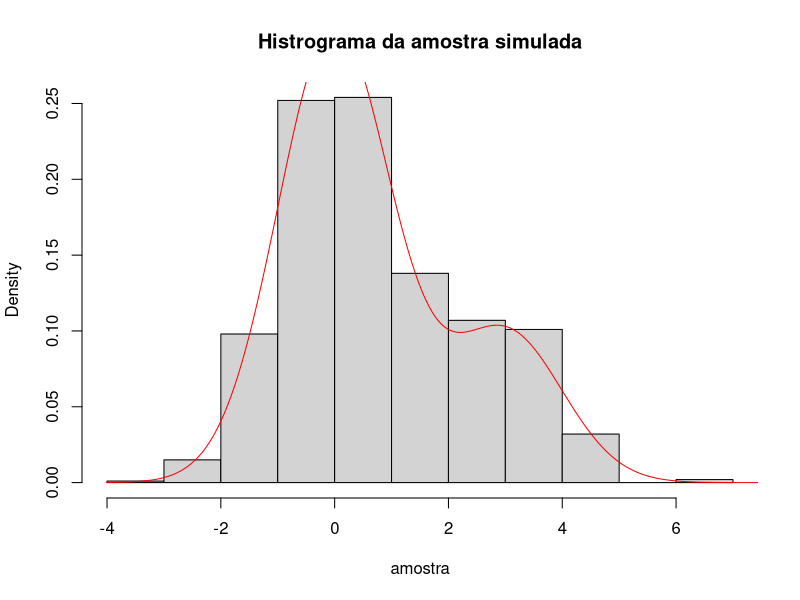
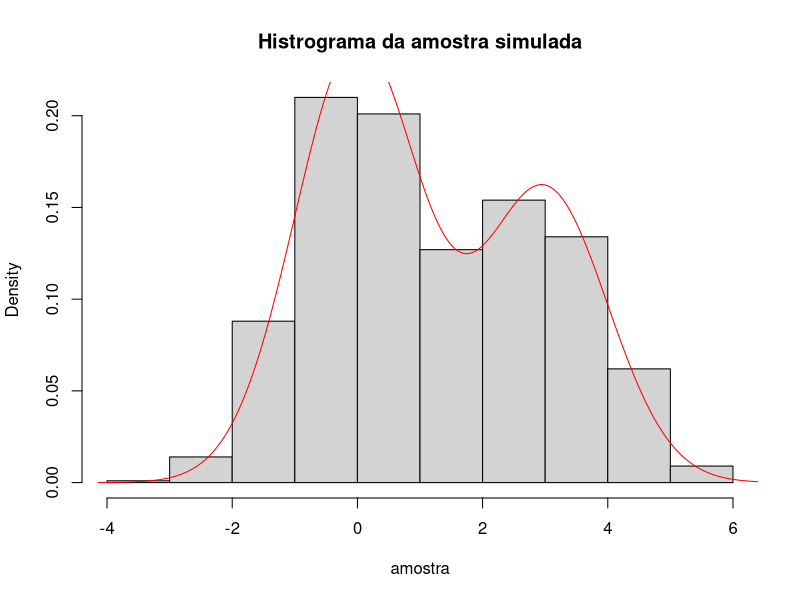
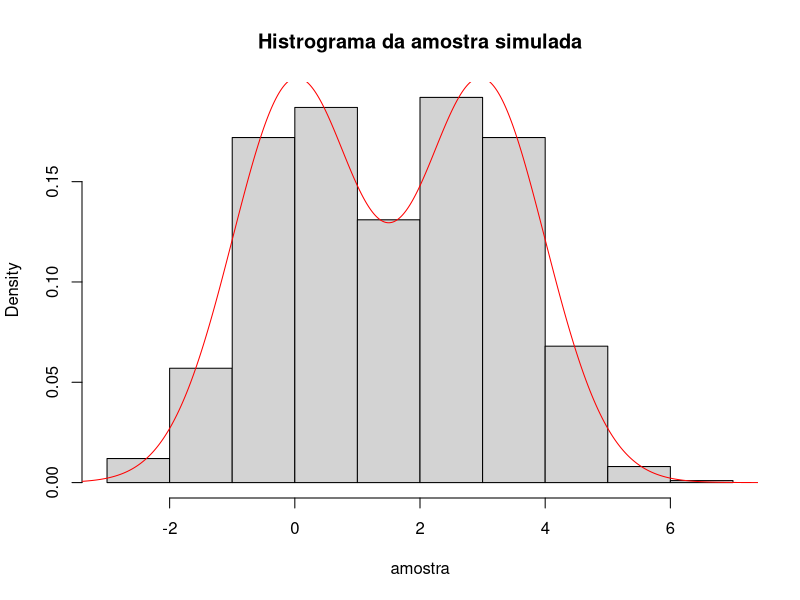

R code for these plots, in order: (Note: this script raises an error after producing the figures.)
########### Aula 1 - Ex 1 ##########

#3.3 exp(x + x^2) entre -2 e 2

#função transformada
h = function(y) {
  x = 4*y - 2
  exp(x + x^2)
} 

#integral
4*mean(h(runif(10000)))

#3.7 exp(-x^2) entre -inf e inf

#função transformada
h = function(y) {
  x = -log((1-y)/y)
  
  exp(-(x)^2)*((1+exp(-x))^2)/exp(-x)
  
}

mean(h(runif(10000)))

#3.9 exp(-x-y) 0 < y < x, 0 < x < inf

#função transformada
h = function(k, l) {
  x = l/(1-l)
  y = k*x
  
  exp(-(x+y))*x*(1+x)^2
}

mean(h(runif(100000), runif(100000)))


#

########### Aula 1 - Ex 3 ##########
#3.11
set.seed(10)
################
rmixp = function(n, p) {
  u = rbinom(n, prob = p, size=1)
  x = rnorm(n)
  y = rnorm(n, 3, 1)
  c(x[u==1], y[u==0])
}

dmixp = function(x, p) {
  p*dnorm(x) + (1-p)*dnorm(x, 3, 1)
}


pl = function(p, n=1000) {
  amostra = rmixp(n, p)
  x = seq(min(amostra)-1, max(amostra)+1, 0.001)
  hist(amostra, freq = F, main="Histrograma da amostra simulada")
  lines(x, dmixp(x, p), col='red')
  
}


pl(p=0.75)
pl(p=0.6)
pl(p=0.5)

#mais próximo de p=0.5 -> maior bimodalidade

#3.12
rmgp = function(n, a, b) {
  rgamma(n, a, b) %>% rpois(n, .)
}

rmgp(1000, 4, 2) %>% hist()




########### Aula 1 - Ex 4 ##########

fross4.2 = function(q)
{
  U = runif(1)
  i = 0
  p = exp(-q)
  FP = p
  while(U >= FP)
  {
    p = (q*p)/(i+1)
    FP = FP + p
    i = i + 1
  }
  return(i)
}

rpoisson = function(n,q)
{
  X = rep(q,n)
  return(sapply(X,fross4.2))
}

########### Aula 1 - Ex 5 ##########

fross4h.1 = function(v)
{
  N = length(v) - 1
  i = as.numeric(names(sort(v[match(names(v[v < 1/N]),names(v))])[1]))
  z = v[i] + v[-i]
  j = as.numeric(names(sort(v[match(names(z[z >= 1/N]),names(v))]))[1])
  k = as.numeric(match(i,as.numeric(names(v))))
  q = N*v[k]
  q[2] = 1 - q
  names(q) = c(i,j)
  return(q)
}

fross4h.2 = function(p)
{
  q = list()
  N = length(p)
  t = N - 1
  for(j in 1:(N-2))
  {
    q[[j]] = fross4h.1(p)
    i = match(names(q[[j]]),names(p))
    c = (1/t)*q[[j]]
    p[i[1]] = p[i[1]] - c[1]
    p[i[2]] = p[i[2]] - c[2]
    p = p[-which(p == 0)]*(t/(t-1))
    t = t - 1
  }
  q[[j+1]] = p
  return(q)
}

fross4h.3 = function(q,p)
{
  n = length(p)
  N = ceiling((n-1)*runif(1))
  u = runif(1)
  g = as.numeric((names(q[[N]])))
  x = ifelse(u<as.numeric(q[[N]][1]),g[1],g[2])
  return(x)
}

rmultimix = function(n,p)
{
  names(p) = 1:length(p)
  q = fross4h.2(p)
  x = replicate(n,fross4h.3(q,p))
  return(x)
}

